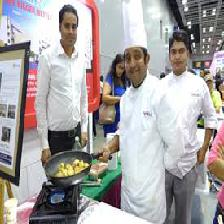
#> input picture components/analysis/idenprof/test/chef/chef-109.jpg, 224 x 224 px; its folder holds only this picture in this run
$ python main.py idenprof/test/chef/chef-109.jpg idenprof/test/chef/chef-127.jpg
#> lines starting #> are read from the running program, lines starting #| are printed output that depends on the picture; after the words box and inside, x2 and y2 are one past the last pixel; in counts of white or black regions, pixels touching at a corner belong together
### components/analysis/calibrate.py
import sys
import copy
import cv2
from bit_depth_conversion import normalize, normalize_rgb


class Calibration:
    monominmax = {"min": 65535.0, "max": 0.0}
    pixel_min_max = {"redmax": 0.0, "redmin": 65535.0,
                     "greenmax": 0.0, "greenmin": 65535.0,
                     "bluemax": 0.0, "bluemin": 65535.0}
    seed_pass = False
    firstpass = True
    output_path = ""
    input_path = ""
    img_to_pass = None
    JPGS = ["jpg", "JPG", "jpeg", "JPEG"]

    BASE_COEFF_SURVEY3_RGN_JPG = {"red": {"slope": 1.3289958195489457, "intercept": -0.17638075239399503},
                                  "green": {"slope": 1.2902528664499517, "intercept": -0.15262065349606874},
                                  "blue": {"slope": 1.387381083964384, "intercept": -0.2193633829181454}
                                  }

    BASE_COEFF_SURVEY3_RGN_TIF = {"red": {"slope": 3.3823966319413326, "intercept": -0.025581742423831766},
                                  "green": {"slope": 2.0198257823722026, "intercept": -0.019624370783744682},
                                  "blue": {"slope": 6.639688121967463, "intercept": -0.025991734455270532}
                                  }

    def calibrate_prep(self, input_file):
        self.firstpass = True
        self.input_path = input_file
        self.pixel_min_max = {"redmax": 0.0, "redmin": 65535.0,
                              "greenmax": 0.0, "greenmin": 65535.0,
                              "bluemax": 0.0, "bluemin": 65535.0}
        self.maxes = {}
        self.mins = {}

        img = cv2.imread(self.input_path, cv2.IMREAD_UNCHANGED)
        blue = img[:, :, 0]
        green = img[:, :, 1]
        red = img[:, :, 2]

        if self.seed_pass == False:
            self.pixel_min_max["redmax"] = red.max()
            self.pixel_min_max["redmin"] = red.min()

            self.pixel_min_max["greenmax"] = green.max()
            self.pixel_min_max["greenmin"] = green.min()

            self.pixel_min_max["bluemax"] = blue.max()
            self.pixel_min_max["bluemin"] = blue.min()

            self.seed_pass = True

        else:
            try:
                # compare current image min-max with global min-max (non-calibrated)
                self.pixel_min_max["redmax"] = max(red.max(), self.pixel_min_max["redmax"])
                self.pixel_min_max["redmin"] = min(red.min(), self.pixel_min_max["redmin"])

                self.pixel_min_max["greenmax"] = max(green.max(), self.pixel_min_max["greenmax"])
                self.pixel_min_max["greenmin"] = min(green.min(), self.pixel_min_max["greenmin"])

                self.pixel_min_max["bluemax"] = max(blue.max(), self.pixel_min_max["bluemax"])
                self.pixel_min_max["bluemin"] = min(blue.min(), self.pixel_min_max["bluemin"])


            except Exception as e:
                print("ERROR: ", e)
                exc_type, exc_obj, exc_tb = sys.exc_info()
                print(' Line: ' + str(exc_tb.tb_lineno))

        min_max_list = ["redmax", "redmin", "greenmax", "greenmin", "bluemin", "bluemax"]
        filetype = self.input_path.split(".")[-1]

        if filetype in self.JPGS:
            base_coef = self.BASE_COEFF_SURVEY3_RGN_JPG
        elif filetype in self.TIFS:
            base_coef = self.BASE_COEFF_SURVEY3_RGN_TIF

        for min_max in min_max_list:
            if len(min_max) == 6:
                color = min_max[:3]

            elif len(min_max) == 7:
                color = min_max[:4]
            else:
                color = min_max[:5]

            self.pixel_min_max[min_max] = self.calibrate(base_coef[color], self.pixel_min_max[min_max])

        self.seed_pass = False

        self.CalibratePhotos(base_coef)


    def calibrate(self, mult_values, value):
        slope = mult_values["slope"]
        intercept = mult_values["intercept"]

        return int((slope * value) + intercept)

    def CalibratePhotos(self, coeffs):
        refimg = cv2.imread(self.input_path, -1)
        alpha = []
        has_alpha_layer = False
        blue = refimg[:, :, 0]
        green = refimg[:, :, 1]
        red = refimg[:, :, 2]

        if refimg.shape[2] == 4:
            alpha = refimg[:, :, 3]
            has_alpha_layer = True
            refimg = copy.deepcopy(refimg[:, :, :3])

        red = self.calibrate_channel(red, coeffs["red"]["slope"], coeffs["red"]["intercept"])
        green = self.calibrate_channel(green, coeffs["green"]["slope"], coeffs["green"]["intercept"])
        blue = self.calibrate_channel(blue, coeffs["blue"]["slope"], coeffs["blue"]["intercept"])

        maxpixel, minpixel = self.get_global_max_and_min_calibrated_pixel_values()
        red, green, blue = normalize_rgb(red, green, blue, maxpixel, minpixel)
        if has_alpha_layer:
            original_alpha_depth = alpha.max() - alpha.min()
            alpha = alpha / original_alpha_depth
        if refimg.dtype == 'uint8':
            bit_depth = 8
        elif refimg.dtype == 'uint16':
            bit_depth = 16
        else:
            raise Exception('Calibration input image should be 8-bit or 16-bit')

        red, green, blue, alpha = self.convert_normalized_image_to_bit_depth(bit_depth, red, green, blue, alpha)
        layers = (blue, green, red, alpha) if has_alpha_layer else (blue, green, red)
        refimg = cv2.merge(layers)
        self.img_to_pass = refimg
        cv2.imwrite(r'C:\Users\Jennifer\Downloads\own_test_0\calibrated.JPG', self.img_to_pass)

    def calibrate_channel(self, channel, slope, intercept):
        return channel * slope + intercept


    def get_global_max_and_min_calibrated_pixel_values(self):
        ### find the global maximum (maxpixel) and minimum (minpixel) calibrated pixel values over the entire directory.
        red_min = self.pixel_min_max["redmin"]
        red_max = self.pixel_min_max["redmax"]
        blue_min = self.pixel_min_max["bluemin"]
        blue_max = self.pixel_min_max["bluemax"]
        green_min = self.pixel_min_max["greenmin"]
        green_max = self.pixel_min_max["greenmax"]

        maxpixel = max([blue_max, red_max, green_max])
        minpixel = min([blue_min, red_min, green_min])

        return maxpixel, minpixel


    @staticmethod
    def convert_normalized_layer_to_bit_depth(layer, bit_depth):
        layer *= 2 ** bit_depth - 1
        layer = layer.astype(int)
        dtype = 'uint' + str(bit_depth)
        layer = layer.astype(dtype)
        return layer


    def convert_normalized_image_to_bit_depth(self, bit_depth, red, green, blue, alpha=None):
        red = Calibration.convert_normalized_layer_to_bit_depth(red, bit_depth)
        green = Calibration.convert_normalized_layer_to_bit_depth(green, bit_depth)
        blue = Calibration.convert_normalized_layer_to_bit_depth(blue, bit_depth)

        if alpha is None:
            alpha = []
        if not alpha == []:
            alpha = Calibration.convert_normalized_layer_to_bit_depth(alpha, bit_depth)

        return red, green, blue, alpha

### components/analysis/bit_depth_conversion.py
def normalize(layer, max_pixel, min_pixel):
    return (layer - min_pixel) / (max_pixel - min_pixel)

def normalize_rgb(red, green, blue, max_pixel, min_pixel):
    red = normalize(red, max_pixel, min_pixel)
    green = normalize(green, max_pixel, min_pixel)
    blue = normalize(blue, max_pixel, min_pixel)
    return red, green, blue

### components/analysis/index.py
import sys
import numpy as np
import color
import cv2


class CalculateIndex:
    ndvi = None

    def applyIndexing(self, calibrated_image, output_file):
        self.processIndex(calibrated_image)
        #h, w = calibrated_image.shape[:2]
        #qImg = QtGui.QImage(self.ndvi.data, w, h, w, QtGui.QImage.Format_Grayscale8)

        cv2.imwrite(r'C:\Users\Jennifer\Downloads\own_test_0\indexed.JPG', self.ndvi)

        testing_LUT = color.LUT(self)
        testing_LUT.applyLUT()


        testing_LUT.save_colored_image(testing_LUT.LUT_to_save, output_file)


    def processIndex(self, img):
        self.ndvi = self.calculateIndex(img[:, :, 0], img[:, :, 2])
        self.ndvi -= self.ndvi.min()
        self.ndvi /= (self.ndvi.max())
        self.ndvi *= 255.0
        self.ndvi = np.around(self.ndvi)
        self.ndvi = self.ndvi.astype("uint8")
        self.ndvi = cv2.equalizeHist(self.ndvi)

    def calculateIndex(self, visible, nir):
        try:
            nir[nir == 0] = 1
            visible[visible == 0] = 1
            if nir.dtype == "uint8":
                nir = nir / 255.0
                visible = visible / 255.0
            elif nir.dtype == "uint16":
                nir /= 65535.0
                visible /= 65535.0

            numer = nir - visible
            denom = nir + visible

            index = numer / denom
            return index
        except Exception as e:
            exc_type, exc_obj, exc_tb = sys.exc_info()
            print(e)
            print("Line: " + str(exc_tb.tb_lineno))
            return False

### components/analysis/color.py
import numpy as np
import copy
import cv2

class LUT:
    ndvipsuedo = None
    LUT_to_save = None
    LUT_Min = -1.0
    LUT_Max = 1.0
    _lut = None
    _min = None
    _max = None
    yval = [[165, 0, 38],
            [215, 46, 39],
            [251, 174, 98],
            [255, 255, 190],
            [168, 217, 105],
            [33, 178, 25],
            [12, 103, 56]]

    def __init__(self, parent=None):
        self.parent = parent

    def applyLUT(self):
        self.processLUT()

    def processLUT(self):
        self._lut = np.zeros((256, 1, 3), dtype=np.uint8)

        for x, y in enumerate(range(0, 42)):
            self._lut[y, 0, 0] = int(self.yval[0][0] + (x * ((self.yval[1][0] - self.yval[0][0]) / 42)))
            self._lut[y, 0, 1] = int(self.yval[0][1] + (x * ((self.yval[1][1] - self.yval[0][1]) / 42)))
            self._lut[y, 0, 2] = int(self.yval[0][2] + (x * ((self.yval[1][2] - self.yval[0][2]) / 42)))

        for x, y in enumerate(range(42, 84)):
            self._lut[y, 0, 0] = int(self.yval[1][0] + (x * ((self.yval[2][0] - self.yval[1][0]) / 42)))
            self._lut[y, 0, 1] = int(self.yval[1][1] + (x * ((self.yval[2][1] - self.yval[1][1]) / 42)))
            self._lut[y, 0, 2] = int(self.yval[1][2] + (x * ((self.yval[2][2] - self.yval[1][2]) / 42)))

        for x, y in enumerate(range(84, 126)):
            self._lut[y, 0, 0] = int(self.yval[2][0] + (x * ((self.yval[3][0] - self.yval[2][0]) / 42)))
            self._lut[y, 0, 1] = int(self.yval[2][1] + (x * ((self.yval[3][1] - self.yval[2][1]) / 42)))
            self._lut[y, 0, 2] = int(self.yval[2][2] + (x * ((self.yval[3][2] - self.yval[2][2]) / 42)))

        for x, y in enumerate(range(126, 168)):
            self._lut[y, 0, 0] = int(self.yval[3][0] + (x * ((self.yval[4][0] - self.yval[3][0]) / 42)))
            self._lut[y, 0, 1] = int(self.yval[3][1] + (x * ((self.yval[4][1] - self.yval[3][1]) / 42)))
            self._lut[y, 0, 2] = int(self.yval[3][2] + (x * ((self.yval[4][2] - self.yval[3][2]) / 42)))

        for x, y in enumerate(range(168, 210)):
            self._lut[y, 0, 0] = int(self.yval[4][0] + (x * ((self.yval[5][0] - self.yval[4][0]) / 42)))
            self._lut[y, 0, 1] = int(self.yval[4][1] + (x * ((self.yval[5][1] - self.yval[4][1]) / 42)))
            self._lut[y, 0, 2] = int(self.yval[4][2] + (x * ((self.yval[5][2] - self.yval[4][2]) / 42)))

        for x, y in enumerate(range(210, 256)):
            self._lut[y, 0, 0] = int(self.yval[5][0] + (x * ((self.yval[6][0] - self.yval[5][0]) / 46)))
            self._lut[y, 0, 1] = int(self.yval[5][1] + (x * ((self.yval[6][1] - self.yval[5][1]) / 46)))
            self._lut[y, 0, 2] = int(self.yval[5][2] + (x * ((self.yval[6][2] - self.yval[5][2]) / 46)))

        try:
            self._min = float(self.LUT_Min)
            self._max = float(self.LUT_Max)
            range_ = copy.deepcopy(self.parent.ndvi)
            temp = copy.deepcopy(self.parent.ndvi)

            global_lut_min = round(self.LUT_Min, 2)
            global_lut_max = round(self.LUT_Max, 2)

            workingmin = (((self._min / (abs((global_lut_min)) if self._min < 0 else global_lut_min * -1)) + 1) / 2) * 255
            workingmax = (((self._max / (abs((global_lut_max)) if self._max > 0 else global_lut_min * -1)) + 1) / 2) * 255

            range_[range_ < workingmin] = workingmin
            range_[range_ > workingmax] = workingmax
            range_ = (((range_ - range_.min()) / (range_.max() - range_.min())) * 255).astype("uint8")
            range_ = cv2.cvtColor(range_, cv2.COLOR_GRAY2RGB)
            self.ndvipsuedo = cv2.LUT(range_, self._lut)

            self.ndvipsuedo[temp <= workingmin] = 0
            self.ndvipsuedo[temp >= workingmax] = 0
            self.ndvipsuedo = cv2.cvtColor(self.ndvipsuedo, cv2.COLOR_RGB2RGBA)
            alpha = self.ndvipsuedo[:, :, 3]
            alpha[self.ndvipsuedo[:, :, 0] == 0] = 0
            alpha[self.ndvipsuedo[:, :, 1] == 0] = 0
            alpha[self.ndvipsuedo[:, :, 2] == 0] = 0
            self.LUT_to_save = cv2.cvtColor(self.ndvipsuedo, cv2.COLOR_RGB2BGR)
        except Exception as e:
            print(e)


    def save_colored_image(self, indexed_image, out_dir):
        cv2.imwrite(out_dir, indexed_image, [int(cv2.IMWRITE_JPEG_QUALITY), 100])

### components/analysis/main.py
import calibrate
import index
import sys

def analysis_main(input_file, output_file):
    calibration = calibrate.Calibration()
    calibration.calibrate_prep(input_file)
#> in calibrate_prep, img is the input picture: shape (224, 224, 3); mean B, G, R 163.1, 163.4, 167.5
#> in calibrate_prep, `red = img[:, :, 2]`:
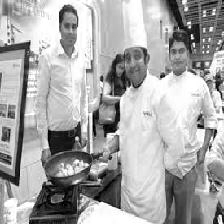
#> red: shape (224, 224); min 0, max 255, mean 167.5
#> the loop in calibrate_prep, `for min_max in min_max_list:` made 6 passes
#> (slope in calibrate, intercept in calibrate) on passes 1 to 6: (1.33, -0.176), (1.33, -0.176), (1.29, -0.153), (1.29, -0.153), (1.39, -0.219), (1.39, -0.219)
#> after the loop in calibrate_prep, `for min_max in min_max_list:`: self.pixel_min_max = {'redmax': 338, 'redmin': 0, 'greenmax': 328, 'greenmin': 0, 'bluemax': 353, 'bluemin': 0}
#> in get_global_max_and_min_calibrated_pixel_values, `red_min = self.pixel_min_max["redmin"]`: red_min = 0
#> in get_global_max_and_min_calibrated_pixel_values, `red_max = self.pixel_min_max["redmax"]`: red_max = 338
#> in get_global_max_and_min_calibrated_pixel_values, `blue_min = self.pixel_min_max["bluemin"]`: blue_min = 0
#> in get_global_max_and_min_calibrated_pixel_values, `blue_max = self.pixel_min_max["bluemax"]`: blue_max = 353
#> in get_global_max_and_min_calibrated_pixel_values, `green_min = self.pixel_min_max["greenmin"]`: green_min = 0
#> in get_global_max_and_min_calibrated_pixel_values, `green_max = self.pixel_min_max["greenmax"]`: green_max = 328
#> in get_global_max_and_min_calibrated_pixel_values, `maxpixel = max([blue_max, red_max, green_max])`: maxpixel = 353
#> in get_global_max_and_min_calibrated_pixel_values, `minpixel = min([blue_min, red_min, green_min])`: minpixel = 0
#> in CalibratePhotos, `maxpixel, minpixel = self.get_global_max_and_min_calibrated_pixel_valu..`: maxpixel = 353; minpixel = 0
#> in CalibratePhotos, `red, green, blue, alpha = self.convert_normalized_image_to_bit_depth(b..`: alpha = []

    indexing = index.CalculateIndex()
    indexing.applyIndexing(calibration.img_to_pass, output_file)
#> in calculateIndex, `denom = nir + visible`:
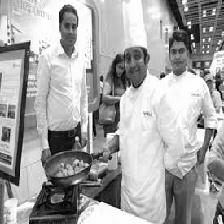
#> denom: shape (224, 224) float64; min 0.00784, max 1.96, mean 1.27; drawn with min black and max white
#> in calculateIndex, `index = numer / denom`:
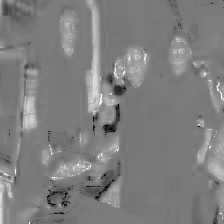
#> index: shape (224, 224) float64; min -0.977, max 0.982, mean -0.000568; drawn with min black and max white
#> in processIndex, `self.ndvi = cv2.equalizeHist(self.ndvi)`:
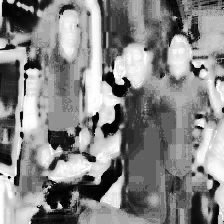
#> self.ndvi: shape (224, 224); min 0, max 255, mean 133.9
#> in processLUT, `self.ndvipsuedo[temp <= workingmin] = 0`: self.ndvipsuedo: shape (224, 224, 3); mean B, G, R 161.4, 158.6, 83.9
#> in processLUT, `self.ndvipsuedo[temp >= workingmax] = 0`:
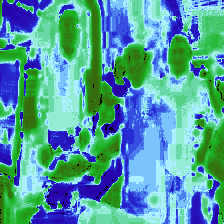
#> self.ndvipsuedo: shape (224, 224, 3); mean B, G, R 161.4, 158.4, 83.8
#> in processLUT, `alpha = self.ndvipsuedo[:, :, 3]`: alpha: shape (224, 224); every value is 255
#> in processLUT, `alpha[self.ndvipsuedo[:, :, 0] == 0] = 0`:
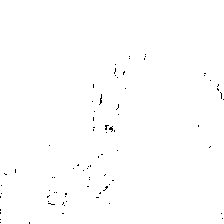
#> alpha: shape (224, 224); 99.6% white; black in thin lines or dots, all inside (x1, y1, x2, y2) = (0, 54, 224, 224)
#> in processLUT, `self.LUT_to_save = cv2.cvtColor(self.ndvipsuedo, cv2.COLOR_RGB2BGR)`:
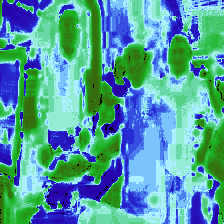
#> self.ndvipsuedo: shape (224, 224, 4); mean B, G, R, A 161.4, 158.4, 83.8, 254

if __name__ == "__main__":
    if len(sys.argv) != 3:
        print("Usage: stitching.py inputDirectory")
        exit()

    analysis_main(
        sys.argv[1].replace('"', ''),
        sys.argv[2].replace('"', '')
    )

$ run again, on components/analysis/idenprof/test/doctor/doctor-123.jpg
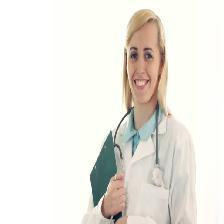
#> input picture components/analysis/idenprof/test/doctor/doctor-123.jpg, 224 x 224 px
#> in calibrate_prep, img is the input picture: shape (224, 224, 3); mean B, G, R 225.6, 232.3, 235.2
#> the loop in calibrate_prep, `for min_max in min_max_list:` made 6 passes
#> (slope in calibrate, intercept in calibrate) on passes 1 to 6: (1.33, -0.176), (1.33, -0.176), (1.29, -0.153), (1.29, -0.153), (1.39, -0.219), (1.39, -0.219)
#> after the loop in calibrate_prep, `for min_max in min_max_list:`: self.pixel_min_max = {'redmax': 338, 'redmin': 0, 'greenmax': 328, 'greenmin': 11, 'bluemax': 353, 'bluemin': 12}
#> red_min = 0
#> red_max = 338
#> blue_min = 12
#> blue_max = 353
#> green_min = 11
#> green_max = 328
#> in get_global_max_and_min_calibrated_pixel_values, `maxpixel = max([blue_max, red_max, green_max])`: maxpixel = 353
#> in get_global_max_and_min_calibrated_pixel_values, `minpixel = min([blue_min, red_min, green_min])`: minpixel = 0
#> in CalibratePhotos, `maxpixel, minpixel = self.get_global_max_and_min_calibrated_pixel_valu..`: maxpixel = 353; minpixel = 0
#> in CalibratePhotos, `red, green, blue, alpha = self.convert_normalized_image_to_bit_depth(b..`: alpha = []
#> in processLUT, `alpha[self.ndvipsuedo[:, :, 0] == 0] = 0`:
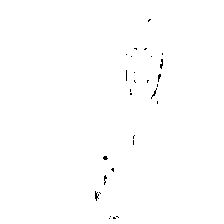
#> alpha: shape (224, 224); 99.6% white; black in thin lines or dots, all inside (x1, y1, x2, y2) = (95, 19, 163, 219)
#> in processLUT, `self.LUT_to_save = cv2.cvtColor(self.ndvipsuedo, cv2.COLOR_RGB2BGR)`:
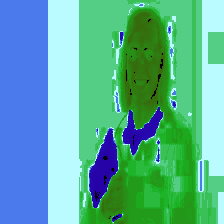
#> self.ndvipsuedo: shape (224, 224, 4); mean B, G, R, A 156.1, 174.6, 89.9, 254.1

$ run again, on components/analysis/idenprof/test/doctor/doctor-14.jpg
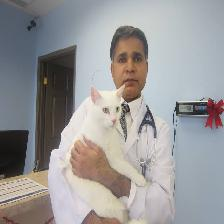
#> input picture components/analysis/idenprof/test/doctor/doctor-14.jpg, 224 x 224 px
#> in calibrate_prep, img is the input picture: shape (224, 224, 3); mean B, G, R 152.9, 152.5, 153.8
#> the loop in calibrate_prep, `for min_max in min_max_list:` made 6 passes
#> (slope in calibrate, intercept in calibrate) on passes 1 to 6: (1.33, -0.176), (1.33, -0.176), (1.29, -0.153), (1.29, -0.153), (1.39, -0.219), (1.39, -0.219)
#> after the loop in calibrate_prep, `for min_max in min_max_list:`: self.pixel_min_max = {'redmax': 338, 'redmin': 17, 'greenmax': 324, 'greenmin': 15, 'bluemax': 352, 'bluemin': 9}
#> red_min = 17
#> red_max = 338
#> blue_min = 9
#> blue_max = 352
#> green_min = 15
#> green_max = 324
#> in get_global_max_and_min_calibrated_pixel_values, `maxpixel = max([blue_max, red_max, green_max])`: maxpixel = 352
#> in get_global_max_and_min_calibrated_pixel_values, `minpixel = min([blue_min, red_min, green_min])`: minpixel = 9
#> in CalibratePhotos, `maxpixel, minpixel = self.get_global_max_and_min_calibrated_pixel_valu..`: maxpixel = 352; minpixel = 9
#> in CalibratePhotos, `red, green, blue, alpha = self.convert_normalized_image_to_bit_depth(b..`: alpha = []
#> in processLUT, `alpha[self.ndvipsuedo[:, :, 0] == 0] = 0`:
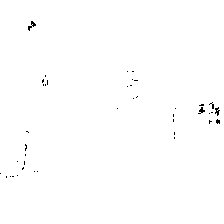
#> alpha: shape (224, 224); 99.6% white; black in thin lines or dots, all inside (x1, y1, x2, y2) = (0, 21, 220, 178)
#> in processLUT, `self.LUT_to_save = cv2.cvtColor(self.ndvipsuedo, cv2.COLOR_RGB2BGR)`:
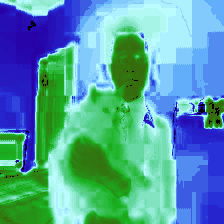
#> self.ndvipsuedo: shape (224, 224, 4); mean B, G, R, A 165, 157.1, 84.7, 254

$ run again, on components/analysis/idenprof/test/engineer/engineer-138.jpg
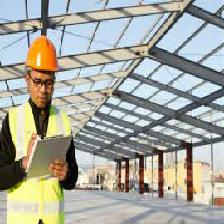
#> input picture components/analysis/idenprof/test/engineer/engineer-138.jpg, 224 x 224 px
#> in calibrate_prep, img is the input picture: shape (224, 224, 3); mean B, G, R 158.1, 167.7, 166.8
#> the loop in calibrate_prep, `for min_max in min_max_list:` made 6 passes
#> (slope in calibrate, intercept in calibrate) on passes 1 to 6: (1.33, -0.176), (1.33, -0.176), (1.29, -0.153), (1.29, -0.153), (1.39, -0.219), (1.39, -0.219)
#> after the loop in calibrate_prep, `for min_max in min_max_list:`: self.pixel_min_max = {'redmax': 338, 'redmin': 0, 'greenmax': 328, 'greenmin': 0, 'bluemax': 353, 'bluemin': 0}
#> red_min = 0
#> red_max = 338
#> blue_min = 0
#> blue_max = 353
#> green_min = 0
#> green_max = 328
#> in get_global_max_and_min_calibrated_pixel_values, `maxpixel = max([blue_max, red_max, green_max])`: maxpixel = 353
#> in get_global_max_and_min_calibrated_pixel_values, `minpixel = min([blue_min, red_min, green_min])`: minpixel = 0
#> in CalibratePhotos, `maxpixel, minpixel = self.get_global_max_and_min_calibrated_pixel_valu..`: maxpixel = 353; minpixel = 0
#> in CalibratePhotos, `red, green, blue, alpha = self.convert_normalized_image_to_bit_depth(b..`: alpha = []
#> in processLUT, `self.LUT_to_save = cv2.cvtColor(self.ndvipsuedo, cv2.COLOR_RGB2BGR)`:
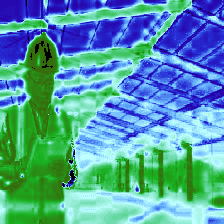
#> self.ndvipsuedo: shape (224, 224, 4); mean B, G, R, A 165.4, 155.8, 83.9, 253.8
